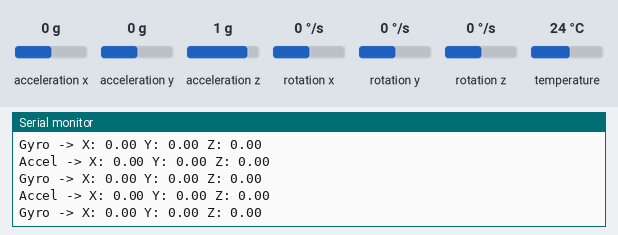
Simulated run of this sketch. Board: ESP32. On the bench: the last lines printed to the serial monitor. Inputs (shaded band) come from the test bench; at power-on: acceleration x 0 g, acceleration y 0 g, acceleration z 1 g, rotation x 0 °/s, rotation y 0 °/s, rotation z 0 °/s, temperature 24 °C.

Above: at 13.5 s.
13.6 s: acceleration x set to -1.4 g
At 14.2 s:
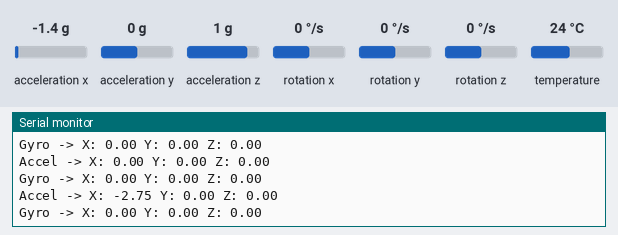
15.1 s: acceleration y set to -1.4 g
At 15.7 s:
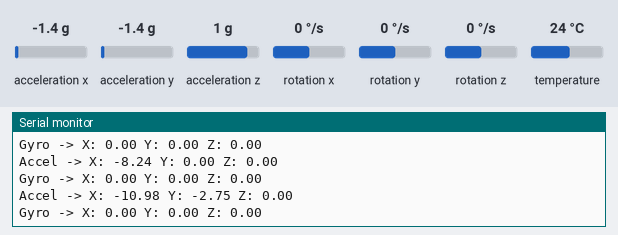
16.6 s: acceleration z set to -1.4 g
At 17.2 s:
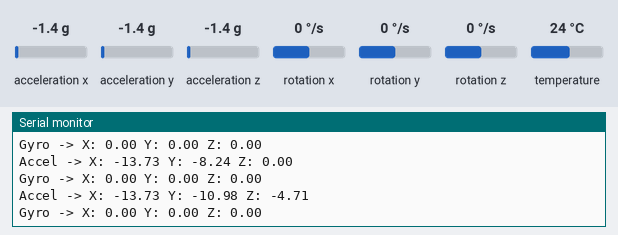
18.1 s: rotation x set to -192 °/s
At 18.8 s:
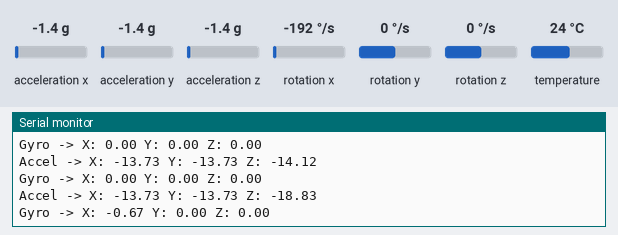
19.6 s: rotation y set to -192 °/s
At 20.3 s:
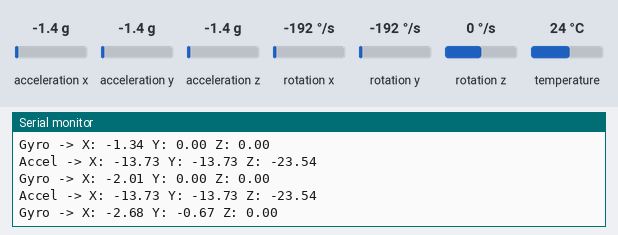
Timing chart, 0 to 22.1 s (numbered marks = the images above; inputs shaded):
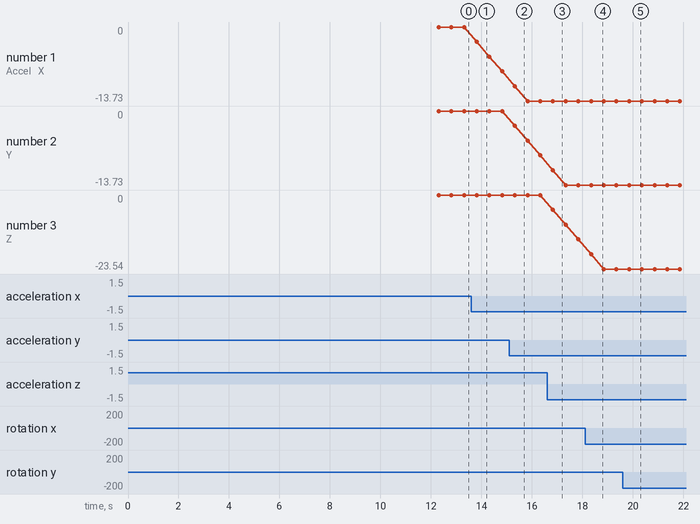

Measured:
- after the input at 13.6 s, the serial monitor: prints a new line after 0.21 s (image 1)
- after the input at 15.1 s, the serial monitor: prints a new line after 0.22 s (image 2)
- after the input at 16.6 s, the serial monitor: prints a new line after 0.23 s (image 3)
- after the input at 18.1 s, the serial monitor: prints a new line after 0.24 s (image 4)
- after the input at 19.6 s, the serial monitor: prints a new line after 0.25 s (image 5)
- plotted number 1: 0 → -8.24 after the input at 13.6 s
- plotted number 3: 0 → -14.12 after the input at 16.6 s

The sketch:

Read.ino
```cpp
#include <Adafruit_MPU6050.h>
#include <Adafruit_Sensor.h>
#include <Wire.h>

Adafruit_MPU6050 mpu;

// Store offsets
float ax_offset = 0, ay_offset = 0, az_offset = 0;
float gx_offset = 0, gy_offset = 0, gz_offset = 0;

// Filter buffer size
#define FILTER_SIZE 5

// Create buffers for filtering
float axBuffer[FILTER_SIZE], ayBuffer[FILTER_SIZE], azBuffer[FILTER_SIZE];
float gxBuffer[FILTER_SIZE], gyBuffer[FILTER_SIZE], gzBuffer[FILTER_SIZE];

// Index for buffer insertion
int bufferIndex = 0;

void setup() {
  Serial.begin(115200);
  while (!Serial);

  Serial.println("Initializing MPU6050...");

  Wire.begin(21, 22);  // SDA, SCL for ESP32
  if (!mpu.begin()) {
    Serial.println("MPU6050 not found!");
    while (1) delay(10);
  }

  Serial.println("MPU6050 Initialized!");
  mpu.setAccelerometerRange(MPU6050_RANGE_8_G);
  mpu.setGyroRange(MPU6050_RANGE_500_DEG);
  mpu.setFilterBandwidth(MPU6050_BAND_5_HZ);

  // Calibrate the sensors
  calibrateSensors();

  // Initialize the buffers to 0
  memset(axBuffer, 0, sizeof(axBuffer));
  memset(ayBuffer, 0, sizeof(ayBuffer));
  memset(azBuffer, 0, sizeof(azBuffer));
  memset(gxBuffer, 0, sizeof(gxBuffer));
  memset(gyBuffer, 0, sizeof(gyBuffer));
  memset(gzBuffer, 0, sizeof(gzBuffer));

  delay(100);
}

void calibrateSensors() {
  Serial.println("Calibrating sensors...");

  const int calibrationSamples = 1000;
  float ax_sum = 0, ay_sum = 0, az_sum = 0;
  float gx_sum = 0, gy_sum = 0, gz_sum = 0;

  // Collect samples to calculate the offsets (average value)
  for (int i = 0; i < calibrationSamples; i++) {
    sensors_event_t a, g, temp;
    mpu.getEvent(&a, &g, &temp);

    ax_sum += a.acceleration.x;
    ay_sum += a.acceleration.y;
    az_sum += a.acceleration.z;

    gx_sum += g.gyro.x;
    gy_sum += g.gyro.y;
    gz_sum += g.gyro.z;

    delay(10);  // Small delay between samples
  }

  // Calculate the average offsets
  ax_offset = ax_sum / calibrationSamples;
  ay_offset = ay_sum / calibrationSamples;
  az_offset = az_sum / calibrationSamples;

  gx_offset = gx_sum / calibrationSamples;
  gy_offset = gy_sum / calibrationSamples;
  gz_offset = gz_sum / calibrationSamples;

  Serial.println("Calibration complete!");
  Serial.print("Accel Offsets -> X: "); Serial.print(ax_offset);
  Serial.print(" Y: "); Serial.print(ay_offset);
  Serial.print(" Z: "); Serial.println(az_offset);
  Serial.print("Gyro Offsets -> X: "); Serial.print(gx_offset);
  Serial.print(" Y: "); Serial.print(gy_offset);
  Serial.print(" Z: "); Serial.println(gz_offset);
}

float computeAverage(float* buffer) {
  float sum = 0;
  for (int i = 0; i < FILTER_SIZE; i++) {
    sum += buffer[i];
  }
  return sum / FILTER_SIZE;
}

void loop() {
  sensors_event_t a, g, temp;
  mpu.getEvent(&a, &g, &temp);

  // Apply the calculated offsets to the sensor readings
  float ax = a.acceleration.x - ax_offset;
  float ay = a.acceleration.y - ay_offset;
  float az = a.acceleration.z - az_offset;

  float gx = g.gyro.x - gx_offset;
  float gy = g.gyro.y - gy_offset;
  float gz = g.gyro.z - gz_offset;

  // Insert the new reading into the buffer
  axBuffer[bufferIndex] = ax;
  ayBuffer[bufferIndex] = ay;
  azBuffer[bufferIndex] = az;
  gxBuffer[bufferIndex] = gx;
  gyBuffer[bufferIndex] = gy;
  gzBuffer[bufferIndex] = gz;

  // Increment the buffer index, and reset it if it reaches the filter size
  bufferIndex = (bufferIndex + 1) % FILTER_SIZE;

  // Compute the filtered averages
  float ax_filtered = computeAverage(axBuffer);
  float ay_filtered = computeAverage(ayBuffer);
  float az_filtered = computeAverage(azBuffer);
  float gx_filtered = computeAverage(gxBuffer);
  float gy_filtered = computeAverage(gyBuffer);
  float gz_filtered = computeAverage(gzBuffer);

  // Only print accelerometer and gyroscope values
  Serial.print("Accel -> X: ");
  Serial.print(ax_filtered);
  Serial.print(" Y: ");
  Serial.print(ay_filtered);
  Serial.print(" Z: ");
  Serial.println(az_filtered);

  Serial.print("Gyro -> X: ");
  Serial.print(gx_filtered);
  Serial.print(" Y: ");
  Serial.print(gy_filtered);
  Serial.print(" Z: ");
  Serial.println(gz_filtered);

  delay(500);  // Delay to avoid excessive output
}
```
